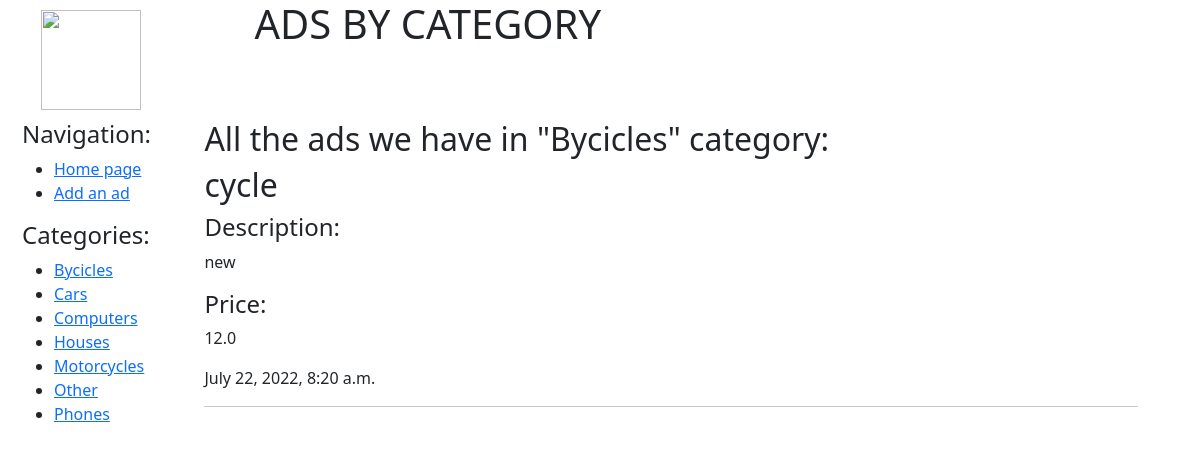
/1/, run on the app's committed database.
### bboard/models.py (models this page shows, shortened)
class Category(models.Model):
    name = models.CharField(max_length=30, db_index=True, verbose_name='Category')
    class Meta:
        ordering = ['name']
    def __str__(self):
        return self.name

class Bb(models.Model):
    title = models.CharField(max_length=50, verbose_name='Title')
    content = models.TextField(null=True, blank=True, verbose_name='Description')
    price = models.FloatField(null=True, blank=True, verbose_name='Price')
    published = models.DateTimeField(auto_now_add=True, db_index=True, verbose_name='Published')
    category = models.ForeignKey(Category, null=True, on_delete=models.PROTECT,
                                 verbose_name='Category')
    class Meta:
        ordering = ['-published']

### bboard/views.py (the view)
# urls.py: path('<int:category_id>/', views.by_category, name='by_category'),
def by_category(request, category_id):
    bbs = Bb.objects.filter(category=category_id)
    categories = Category.objects.all()
    current_category = Category.objects.get(pk=category_id)
    context = {'bbs': bbs,
               'categories': categories,
               'current_category': current_category,
    }
    return render(request, 'bboard/by_category.html', context)

### bboard/templates/bboard/by_category.html (shortened to what this page needs)
{% extends 'bboard/base.html' %}
{%block pagename%}  <h1>Ads by category </h1> {%endblock pagename%}
{%block content%}
    <div>
        <h2>All the ads we have in "{{current_category}}" category:</h2>
        {%if bbs%}
            {%for bb in bbs%}
                <div>
                    <h2>{{bb.title}}</h2>
                    <h4>Description:</h4>
                    <p>{{bb.content}}</p>
                    <h4>Price:</h4>
                    <p>{{bb.price}}</p>
                    <p>{{bb.published}}</p>
                    <hr>
                </div>
            {%endfor%}
        {%else%}
        <br>
            <h4 style="color: red">No adds in this category yet...</h4>
        {%endif %}
    </div>
{%endblock content%}

### bboard/templates/bboard/base.html (shortened to what this page needs)
<!DOCTYPE html>
<html lang="en">
<head>
    <link href="https://cdn.jsdelivr.net/npm/bootstrap@5.2.0/dist/css/bootstrap.min.css" rel="stylesheet">
    {% load static %}
    <link href="{% static 'css/main.css' %}" rel="stylesheet">
</head>
<body>
<div class="container text-center">
  <div class="row">
    <div class="col" style="width: 15%">
        <img src="{% static 'img/logo.png' %}" style="margin: 10px; width:100px; height:100px;" align="absmiddle">
    </div>
    <div class="col-xxl-" style="width: 84%">
        <div class="header">
            {%block pagename%}   {%endblock pagename%}
        </div>
    </div>
  </div>
</div>
<div class="container text-center">
  <div class="row">
    <div class="col" style="width: 15%">
        <div class="nav" >
            <h4>Navigation:</h4>
            <ul>
                <li><a href="{%url 'home'%}">Home page</a></li>
                <li><a href="{%url 'create'%}">Add an ad</a></li>
            </ul>
            {% if categories %}
                <h4>Categories:</h4>
                    <ul>
                        {%for category in categories%}
                            <li><a href="{% url 'by_category' category.pk %}">{{category.name}}</a></li>
                        {%endfor%}
                    </ul>
            {% endif %}
        </div>
    </div>
    <div class="col-xxl-" style="width: 84%">
        <div class="ad_section">
            {%block content%}  {%endblock content%}
        </div>
    </div>
  </div>
</div>
</body>
</html>

### bboard/static/css/main.css (style rules this page uses)
.header { font-size: 40px; text-transform: uppercase; text-align: center; margin-bottom: 0; width:50%; }
.container { width: 100%; margin: 0; }
.nav { margin:10px; margin-top: 0; font-size: 16px; width: 150px; text-align: left; }
.ad_section { margin:10px; margin-top: 0; font-size: 16px; float: left; text-align: left; width: 100%; }

### data on the page
Category: name "Bycicles"
Category: name "Cars"
Category: name "Computers"
Category: name "Houses"
Category: name "Motorcycles"
Category: name "Other"
Category: name "Phones"
Bb: title "cycle", content "new", price "12.0", published "July 22, 2022, 8:20 a.m."
